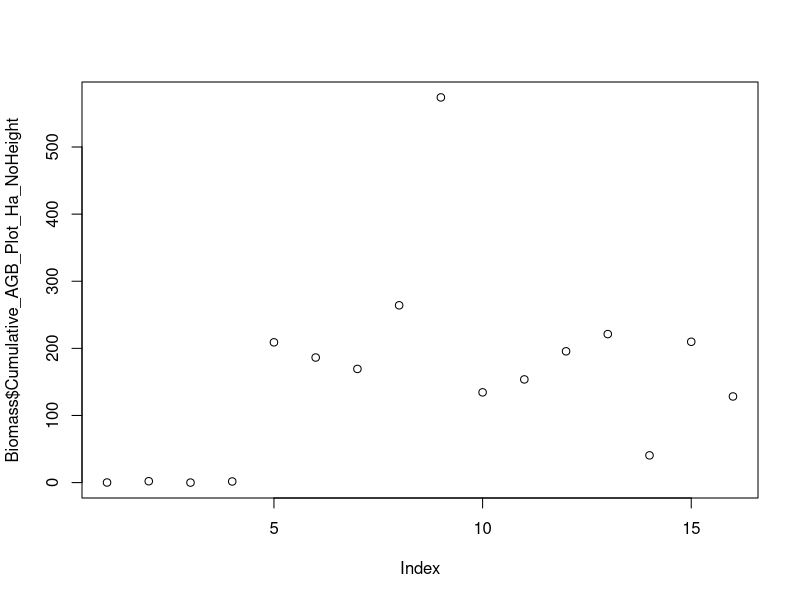

Write R code to recreate this figure. (Note: this script raises an error after producing the figure.)
#### Aboveground Biomass analysis without height ####
# Biomass analyses excluding the grassland
# Load the data (if not done before)
Biomass<-read.table("BiomassContributionClean.csv",h=T,sep=",")
# Remove the grassland
Biomass <- Biomass[Biomass$Landcovertype != "Grassland", ]
# Transform into factor
Biomass$Landcovertype<- factor(Biomass$Landcovertype , levels = c("2 years old", "10 years old", "24 years old", "Remnant"))
Biomass$Hill_Side<-as.factor(Biomass$Hill_Side)
# Check
summary(Biomass)
# Plot to visualise
plot(Biomass$Cumulative_AGB_Plot_Ha_NoHeight)
# Check the data variance
leveneTest(Biomass$Cumulative_AGB_Plot_Ha_NoHeight,Biomass$Landcovertype)
# In my case the data are homogeneous
# Check the data distribution
hist(Biomass$Cumulative_AGB_Plot_Ha_NoHeight)
# In my case they are positively skewed
# Transformation with sqrt (later the sqrt is good for the residuals. 
# Without transformation, they would not be normally distributed and scattered in the plot randomly).
hist(sqrt(Biomass$Cumulative_AGB_Plot_Ha_NoHeight))
# Check data normality
qqnorm(sqrt(Biomass$Cumulative_AGB_Plot_Ha_NoHeight))
shapiro.test(sqrt(Biomass$Cumulative_AGB_Plot_Ha_NoHeight))
# In my case they are normal from test and from the graph
# Check variance after transformation
leveneTest(sqrt(Biomass$Cumulative_AGB_Plot_Ha_NoHeight),Biomass$Landcovertype)
# Still homogeneous
# Zero are present for the grassland, and for one plot of the 2 years old plantation, but none of the landcover types has only zeros
# My data are paired in S and N, thus I will insert this as random effect. The elevation is highly correlated with the landcover, so that information
# is already present in the model.
# I fit the lmm(s) which considers REML
model_Biomass<-lmer(sqrt(Biomass$Cumulative_AGB_Plot_Ha_NoHeight)~Biomass$Landcover+Biomass$AP.mg_kg.+Biomass$pH_field +Biomass$C_N_Ratio+(1|Biomass$Hill_Side))
summary(model_Biomass)
# Drop the AP and CN ratio because not significant
model_Biomass2<-lmer(sqrt(Biomass$Cumulative_AGB_Plot_Ha_NoHeight)~Biomass$Landcover+Biomass$pH_field+ (1|Biomass$Hill_Side))
summary(model_Biomass2)
# models comparison
logLik(model_Biomass)
logLik(model_Biomass2)
AIC(model_Biomass,model_Biomass2)
anova(model_Biomass,model_Biomass2)
# From anova marginally significant is the difference among models
#check residuals
residuals_model2<-residuals(model_Biomass2)
plot(residuals_model2)
qqnorm(residuals_model2)
qqline(residuals_model2)
# In my case the residuals are ok, not clear patterns
# To implement pairwise comparisons
emms<-emmeans(model_Biomass2, pairwise ~ Landcover)
emms
# The significance do not change among 2-10-24-Remnant
# Back-transform
emms_backtransformed <- regrid(emms, transform = T,predict.type)
# Visualise the results
emms_backtransformed
# Including the p-value
pairs(emms_backtransformed)

# Biomass comparison with spatial model without grassland
# Load the data (if not done before)
Biomass <-read.table("BiomassContributionClean.csv",h=T,sep=",")
# Remove the grassland
Biomass <- Biomass[Biomass$Landcovertype != "Grassland", ]
# Transform into factor
Biomass$Landcovertype<- factor(Biomass$Landcovertype , levels = c("2 years old", "10 years old", "24 years old", "Remnant"))
Biomass$Hill_Side<-as.factor(Biomass$Hill_Side)
# Check
summary(Biomass)
# Exploration of the basic model
data.spatialCor.gls <- gls(sqrt(Cumulative_AGB_Plot_Ha_NoHeight) ~ Landcovertype+AP.mg_kg.+pH_field+C_N_Ratio, data=Biomass,
                           method = "REML")
plot(data.spatialCor.gls)
# Convert data to a spatial points data frame (SPDF). This is also the format required to implement the models
coordinates(Biomass) <- ~Long_ID + Lat_ID
# Implementation of variogram to understand the type of correlation
exp_variogram <- variogram(sqrt(Cumulative_AGB_Plot_Ha_NoHeight) ~ 1, Biomass)
plot(exp_variogram)
# Extract distance and gamma values
exp_variogram_data <- data.frame(distance = exp_variogram$dist, gamma = exp_variogram$gamma)
# Visualise
ggplot(exp_variogram_data, aes(x = distance, y = gamma)) +
  geom_point() +
  geom_line() +
  labs(x = "Lag (h)", y = "Semivariance") +
  theme_minimal()
# The gaussian structure seems to be the one that fits the best these points
# Implementation of the model considering the spatial correlation and the Gaussian structure
data.spatialCor.glsGaus <- gls(sqrt(Cumulative_AGB_Plot_Ha_NoHeight) ~ Landcovertype+AP.mg_kg.+pH_field+C_N_Ratio, data=Biomass,
                               correlation = corGaus(form = ~Long_ID + Lat_ID, nugget = TRUE),
                               method = "REML")
#Other models with different correlation structure to verify the selection of the one with the lowest AIC
data.spatialCor.glsExp <- gls(sqrt(Cumulative_AGB_Plot_Ha_NoHeight) ~ Landcovertype+AP.mg_kg.+pH_field+C_N_Ratio, data=Biomass,
                              correlation = corExp(form = ~Long_ID + Lat_ID, nugget = TRUE),
                              method = "REML")
data.spatialCor.glsLin <- gls(sqrt(Cumulative_AGB_Plot_Ha_NoHeight) ~ Landcovertype+AP.mg_kg.+pH_field+C_N_Ratio, data=Biomass,
                              correlation = corLin(form = ~Long_ID + Lat_ID, nugget = TRUE),
                              method = "REML")
data.spatialCor.glsRatio <- gls(sqrt(Cumulative_AGB_Plot_Ha_NoHeight) ~ Landcovertype+AP.mg_kg.+pH_field+C_N_Ratio, data=Biomass,
                                correlation = corRatio(form = ~Long_ID + Lat_ID, nugget = TRUE),
                                method = "REML")
data.spatialCor.glsSpher <- gls(sqrt(Cumulative_AGB_Plot_Ha_NoHeight) ~ Landcovertype+AP.mg_kg.+pH_field+C_N_Ratio, data=Biomass,
                                correlation = corSpher(form = ~Long_ID + Lat_ID, nugget = TRUE),
                                method = "REML")
# Evaluation through AIC
AIC(data.spatialCor.gls, data.spatialCor.glsExp,data.spatialCor.glsLin, data.spatialCor.glsGaus,
    data.spatialCor.glsRatio,data.spatialCor.glsSpher)
anova(data.spatialCor.gls,data.spatialCor.glsExp, data.spatialCor.glsGaus,
      data.spatialCor.glsRatio,data.spatialCor.glsSpher)
# Evaluate loglikelihood
logLik(data.spatialCor.gls)
logLik(data.spatialCor.glsExp)
logLik(data.spatialCor.glsLin)
logLik(data.spatialCor.glsGaus)
logLik(data.spatialCor.glsRatio)
logLik(data.spatialCor.glsSpher)

# Models without AP
# Exploration of the basic model
data.spatialCor.gls <- gls(sqrt(Cumulative_AGB_Plot_Ha_NoHeight) ~ Landcovertype+pH_field, data=Biomass,
                           method = "REML")
# Implementation of the model considering the spatial correlation and the Gaussian structure
data.spatialCor.glsGaus <- gls(sqrt(Cumulative_AGB_Plot_Ha_NoHeight) ~ Landcovertype+pH_field, data=Biomass,
                               correlation = corGaus(form = ~Long_ID + Lat_ID, nugget = TRUE),
                               method = "REML")
#Other models with different correlation structure to verify the selection of the one with the lowest AIC
data.spatialCor.glsExp <- gls(sqrt(Cumulative_AGB_Plot_Ha_NoHeight) ~ Landcovertype+pH_field, data=Biomass,
                              correlation = corExp(form = ~Long_ID + Lat_ID, nugget = TRUE),
                              method = "REML")
# Linear correlation not used because the model does not converge
# data.spatialCor.glsLin <- gls(sqrt(Cumulative_AGB_Plot_Ha_NoHeight) ~ Landcovertype+pH_field+C_N_Ratio, data=Biomass,
# correlation = corLin(form = ~Long_ID + Lat_ID, nugget = TRUE),
# method = "REML")
data.spatialCor.glsRatio <- gls(sqrt(Cumulative_AGB_Plot_Ha_NoHeight) ~ Landcovertype+pH_field, data=Biomass,
                                correlation = corRatio(form = ~Long_ID + Lat_ID, nugget = TRUE),
                                method = "REML")
data.spatialCor.glsSpher <- gls(sqrt(Cumulative_AGB_Plot_Ha_NoHeight) ~ Landcovertype+pH_field, data=Biomass,
                                correlation = corSpher(form = ~Long_ID + Lat_ID, nugget = TRUE),
                                method = "REML")
# Evaluation through AIC
AIC(data.spatialCor.gls,data.spatialCor.glsExp, data.spatialCor.glsGaus,
    data.spatialCor.glsRatio,data.spatialCor.glsSpher)
anova(data.spatialCor.gls,data.spatialCor.glsExp, data.spatialCor.glsGaus,
      data.spatialCor.glsRatio,data.spatialCor.glsSpher)
# Evaluate loglikelihood
logLik(data.spatialCor.gls)
logLik(data.spatialCor.glsExp)
logLik(data.spatialCor.glsGaus)
logLik(data.spatialCor.glsRatio)
logLik(data.spatialCor.glsSpher)
# Comparison of results between equally well-performing spatial models
emmsEXP<-emmeans(data.spatialCor.glsExp, specs = pairwise ~ Landcovertype,mode = "df.error")
emmsGAUS<-emmeans(data.spatialCor.glsGaus, specs = pairwise ~ Landcovertype,mode = "df.error")
emmsRATIO<-emmeans(data.spatialCor.glsRatio, specs = pairwise ~ Landcovertype,mode = "df.error")
emmsSPHER<-emmeans(data.spatialCor.glsSpher, specs = pairwise ~ Landcovertype,mode = "df.error")
# See the results
emmsEXP
emmsGAUS
emmsRATIO
emmsSPHER
# See the results in the original scale
# Back-transform the EMMs
emms_backtransformedEXP <- regrid(emmsEXP, transform = T,predict.type)
emms_backtransformedGAUS <- regrid(emmsGAUS, transform = T,predict.type)
emms_backtransformedRATIO <- regrid(emmsRATIO, transform = T,predict.type)
emms_backtransformedSPHER <- regrid(emmsSPHER, transform = T,predict.type)
# View the back-transformed EMMs and pairwise comparisons
emms_backtransformedEXP
emms_backtransformedGAUS
emms_backtransformedRATIO
emms_backtransformedSPHER
# All models selected agree with their results. Inspection of models residual plots for selection of the simplest
plot(data.spatialCor.glsExp)
plot(data.spatialCor.glsGaus)
#check residuals
residuals_modelExp<-residuals(data.spatialCor.glsExp)
residuals_modelGaus<-residuals(data.spatialCor.glsGaus)
plot(residuals_modelExp)
qqnorm(residuals_modelExp)
qqline(residuals_modelExp)
plot(residuals_modelGaus)
qqnorm(residuals_modelGaus)
qqline(residuals_modelGaus)
# General evaluation
summary(data.spatialCor.glsExp)
summary(data.spatialCor.glsGaus)
# Both equal. Selection of the exponential model given the variogram graph displaying a similar pattern to the exponential one.
# Values for C stock can be converted by multiplying the Biomass per 0.47. P-values remains the same

#### Aboveground Biomass analysis with height ####
# Biomass analyses excluding the grassland
# Load the data (if not done before)
Biomass<-read.table("BiomassContributionClean.csv",h=T,sep=",")
# Remove the grassland
Biomass <- Biomass[Biomass$Landcovertype != "Grassland", ]
# Transform into factor
Biomass$Landcovertype<- factor(Biomass$Landcovertype , levels = c("2 years old", "10 years old", "24 years old", "Remnant"))
Biomass$Hill_Side<-as.factor(Biomass$Hill_Side)
# Check
summary(Biomass)
# Plot to visualise
plot(Biomass$Cumulative_AGB_Plot_Ha)
# Check the data variance
leveneTest(Biomass$Cumulative_AGB_Plot_Ha,Biomass$Landcovertype)
# In my case the data are homogeneous
# Check the data distribution
hist(Biomass$Cumulative_AGB_Plot_Ha)
# In my case they are positively skewed
# Transformation with sqrt (later the sqrt is good for the residuals. 
# Without transformation, they would not be normally distributed and scattered in the plot randomly).
hist(sqrt(Biomass$Cumulative_AGB_Plot_Ha))
# Check data normality
qqnorm(sqrt(Biomass$Cumulative_AGB_Plot_Ha))
shapiro.test(sqrt(Biomass$Cumulative_AGB_Plot_Ha))
# In my case they are normal from test and from the graph
# Check variance after transformation
leveneTest(sqrt(Biomass$Cumulative_AGB_Plot_Ha),Biomass$Landcovertype)
# Still homogeneous
# Zero are present for the grassland, and for one plot of the 2 years old plantation, but none of the landcover types has only zeros
# My data are paired in S and N, thus I will insert this as random effect. The elevation is highly correlated with the landcover, so that information
# is already present in the model.
# I fit the lmm(s) which considers REML
model_Biomass<-lmer(sqrt(Biomass$Cumulative_AGB_Plot_Ha)~Biomass$Landcover+Biomass$AP.mg_kg.+Biomass$pH_field +Biomass$C_N_Ratio+(1|Biomass$Hill_Side))
summary(model_Biomass)
# Drop the AP and CN ratio because not significant
model_Biomass2<-lmer(sqrt(Biomass$Cumulative_AGB_Plot_Ha)~Biomass$Landcover+Biomass$pH_field +(1|Biomass$Hill_Side))
summary(model_Biomass2)
# models comparison
logLik(model_Biomass)
logLik(model_Biomass2)
AIC(model_Biomass,model_Biomass2)
anova(model_Biomass,model_Biomass2)
# From anova marginally significant is the difference among models
#check residuals
residuals_model2<-residuals(model_Biomass2)
plot(residuals_model2)
qqnorm(residuals_model2)
qqline(residuals_model2)
# In my case the residuals are ok, not clear patterns
# To implement pairwise comparisons
emms<-emmeans(model_Biomass2, pairwise ~ Landcover)
emms
# The significance do not change among 2-10-24-Remnant
# Back-transform
emms_backtransformed <- regrid(emms, transform = T,predict.type)
# Visualise the results
emms_backtransformed
# Including the p-value
pairs(emms_backtransformed)

# Biomass comparison with spatial model without grassland
# Load the data (if not done before)
Biomass <-read.table("BiomassContributionClean.csv",h=T,sep=",")
# Remove the grassland
Biomass <- Biomass[Biomass$Landcovertype != "Grassland", ]
# Transform into factor
Biomass$Landcovertype<- factor(Biomass$Landcovertype , levels = c("2 years old", "10 years old", "24 years old", "Remnant"))
Biomass$Hill_Side<-as.factor(Biomass$Hill_Side)
# Check
summary(Biomass)
# Exploration of the basic model
data.spatialCor.gls <- gls(sqrt(Cumulative_AGB_Plot_Ha) ~ Landcovertype+AP.mg_kg.+pH_field+C_N_Ratio, data=Biomass,
                           method = "REML")
plot(data.spatialCor.gls)
# Convert data to a spatial points data frame (SPDF). This is also the format required to implement the models
coordinates(Biomass) <- ~Long_ID + Lat_ID
# Implementation of variogram to understand the type of correlation
exp_variogram <- variogram(sqrt(Cumulative_AGB_Plot_Ha) ~ 1, Biomass)
plot(exp_variogram)
# Extract distance and gamma values
exp_variogram_data <- data.frame(distance = exp_variogram$dist, gamma = exp_variogram$gamma)
# Visualise
ggplot(exp_variogram_data, aes(x = distance, y = gamma)) +
  geom_point() +
  geom_line() +
  labs(x = "Lag (h)", y = "Semivariance") +
  theme_minimal()
# The gaussian structure seems to be the one that fits the best these points
# Implementation of the model considering the spatial correlation and the Gaussian structure
data.spatialCor.glsGaus <- gls(sqrt(Cumulative_AGB_Plot_Ha) ~ Landcovertype+AP.mg_kg.+pH_field+C_N_Ratio, data=Biomass,
                               correlation = corGaus(form = ~Long_ID + Lat_ID, nugget = TRUE),
                               method = "REML")
#Other models with different correlation structure to verify the selection of the one with the lowest AIC
data.spatialCor.glsExp <- gls(sqrt(Cumulative_AGB_Plot_Ha) ~ Landcovertype+AP.mg_kg.+pH_field+C_N_Ratio, data=Biomass,
                              correlation = corExp(form = ~Long_ID + Lat_ID, nugget = TRUE),
                              method = "REML")
data.spatialCor.glsLin <- gls(sqrt(Cumulative_AGB_Plot_Ha) ~ Landcovertype+AP.mg_kg.+pH_field+C_N_Ratio, data=Biomass,
                              correlation = corLin(form = ~Long_ID + Lat_ID, nugget = TRUE),
                              method = "REML")
data.spatialCor.glsRatio <- gls(sqrt(Cumulative_AGB_Plot_Ha) ~ Landcovertype+AP.mg_kg.+pH_field+C_N_Ratio, data=Biomass,
                                correlation = corRatio(form = ~Long_ID + Lat_ID, nugget = TRUE),
                                method = "REML")
data.spatialCor.glsSpher <- gls(sqrt(Cumulative_AGB_Plot_Ha) ~ Landcovertype+AP.mg_kg.+pH_field+C_N_Ratio, data=Biomass,
                                correlation = corSpher(form = ~Long_ID + Lat_ID, nugget = TRUE),
                                method = "REML")
# Evaluation through AIC
AIC(data.spatialCor.gls, data.spatialCor.glsExp,data.spatialCor.glsLin, data.spatialCor.glsGaus,
    data.spatialCor.glsRatio,data.spatialCor.glsSpher)
anova(data.spatialCor.gls,data.spatialCor.glsExp, data.spatialCor.glsGaus,
      data.spatialCor.glsRatio,data.spatialCor.glsSpher)
# Evaluate loglikelihood
logLik(data.spatialCor.gls)
logLik(data.spatialCor.glsExp)
logLik(data.spatialCor.glsLin)
logLik(data.spatialCor.glsGaus)
logLik(data.spatialCor.glsRatio)
logLik(data.spatialCor.glsSpher)

# Models without AP
# Exploration of the basic model
data.spatialCor.gls <- gls(sqrt(Cumulative_AGB_Plot_Ha) ~ Landcovertype+pH_field, data=Biomass,
                           method = "REML")
# Implementation of the model considering the spatial correlation and the Gaussian structure
data.spatialCor.glsGaus <- gls(sqrt(Cumulative_AGB_Plot_Ha) ~ Landcovertype+pH_field, data=Biomass,
                               correlation = corGaus(form = ~Long_ID + Lat_ID, nugget = TRUE),
                               method = "REML")
#Other models with different correlation structure to verify the selection of the one with the lowest AIC
data.spatialCor.glsExp <- gls(sqrt(Cumulative_AGB_Plot_Ha) ~ Landcovertype+pH_field, data=Biomass,
                              correlation = corExp(form = ~Long_ID + Lat_ID, nugget = TRUE),
                              method = "REML")
# Linear correlation not used because the model does not converge
# data.spatialCor.glsLin <- gls(sqrt(Cumulative_AGB_Plot_Ha) ~ Landcovertype+pH_field, data=Biomass,
# correlation = corLin(form = ~Long_ID + Lat_ID, nugget = TRUE),
# method = "REML")
data.spatialCor.glsRatio <- gls(sqrt(Cumulative_AGB_Plot_Ha) ~ Landcovertype+pH_field, data=Biomass,
                                correlation = corRatio(form = ~Long_ID + Lat_ID, nugget = TRUE),
                                method = "REML")
data.spatialCor.glsSpher <- gls(sqrt(Cumulative_AGB_Plot_Ha) ~ Landcovertype+pH_field, data=Biomass,
                                correlation = corSpher(form = ~Long_ID + Lat_ID, nugget = TRUE),
                                method = "REML")
# Evaluation through AIC
AIC(data.spatialCor.gls,data.spatialCor.glsExp, data.spatialCor.glsGaus,
    data.spatialCor.glsRatio,data.spatialCor.glsSpher)
anova(data.spatialCor.gls,data.spatialCor.glsExp, data.spatialCor.glsGaus,
      data.spatialCor.glsRatio,data.spatialCor.glsSpher)
# Evaluate loglikelihood
logLik(data.spatialCor.gls)
logLik(data.spatialCor.glsExp)
logLik(data.spatialCor.glsGaus)
logLik(data.spatialCor.glsRatio)
logLik(data.spatialCor.glsSpher)
# Comparison of results between equally well-performing spatial models
emmsEXP<-emmeans(data.spatialCor.glsExp, specs = pairwise ~ Landcovertype,mode = "df.error")
emmsGAUS<-emmeans(data.spatialCor.glsGaus, specs = pairwise ~ Landcovertype,mode = "df.error")
emmsRATIO<-emmeans(data.spatialCor.glsRatio, specs = pairwise ~ Landcovertype,mode = "df.error")
emmsSPHER<-emmeans(data.spatialCor.glsSpher, specs = pairwise ~ Landcovertype,mode = "df.error")
# See the results
emmsEXP
emmsGAUS
emmsRATIO
emmsSPHER
# See the results in the original scale
# Back-transform the EMMs
emms_backtransformedEXP <- regrid(emmsEXP, transform = T,predict.type)
emms_backtransformedGAUS <- regrid(emmsGAUS, transform = T,predict.type)
emms_backtransformedRATIO <- regrid(emmsRATIO, transform = T,predict.type)
emms_backtransformedSPHER <- regrid(emmsSPHER, transform = T,predict.type)
# View the back-transformed EMMs and pairwise comparisons
emms_backtransformedEXP
emms_backtransformedGAUS
emms_backtransformedRATIO
emms_backtransformedSPHER
# All models selected agree with their results. Inspection of models residual plots for selection of the simplest
plot(data.spatialCor.glsExp)
plot(data.spatialCor.glsGaus)
#check residuals
residuals_modelExp<-residuals(data.spatialCor.glsExp)
residuals_modelGaus<-residuals(data.spatialCor.glsGaus)
plot(residuals_modelExp)
qqnorm(residuals_modelExp)
qqline(residuals_modelExp)
plot(residuals_modelGaus)
qqnorm(residuals_modelGaus)
qqline(residuals_modelGaus)
# General evaluation
summary(data.spatialCor.glsExp)
summary(data.spatialCor.glsGaus)
# Both equal. Selection of the exponential model given the variogram graph displaying a similar pattern to the exponential one.
# The lmm model have a slightly higher AIC, and 1 less df in comparison to multiple well-performing spatial models
# Values for C stock can be converted by multiplying the Biomass per 0.47. P-values remains the same

#### Aboveground Biomass excluding dead trees with height ####
# Biomass analyses excluding the grassland
# Load the data (if not done before)
Biomass<-read.table("BiomassContributionNoDeadTrees.csv",h=T,sep=",")
# Remove the grassland
Biomass <- Biomass[Biomass$Landcovertype != "Grassland", ]
# Transform into factor
Biomass$Landcovertype<- factor(Biomass$Landcovertype , levels = c("2 years old", "10 years old", "24 years old", "Remnant"))
Biomass$Hill_Side<-as.factor(Biomass$Hill_Side)
# Check
summary(Biomass)
# Plot to visualise
plot(Biomass$Cumulative_AGB_Plot_Ha_NoDeadTrees)
# Check the data variance
leveneTest(Biomass$Cumulative_AGB_Plot_Ha_NoDeadTrees,Biomass$Landcovertype)
# In my case the data are homogeneous
# Check the data distribution
hist(Biomass$Cumulative_AGB_Plot_Ha_NoDeadTrees)
# In my case they are positively skewed
# Transformation with sqrt (later the sqrt is good for the residuals. 
# Without transformation, they would not be normally distributed and scattered in the plot randomly).
hist(sqrt(Biomass$Cumulative_AGB_Plot_Ha_NoDeadTrees))
# Check data normality
qqnorm(sqrt(Biomass$Cumulative_AGB_Plot_Ha_NoDeadTrees))
shapiro.test(sqrt(Biomass$Cumulative_AGB_Plot_Ha_NoDeadTrees))
# In my case they are normal from test and from the graph
# Check variance after transformation
leveneTest(sqrt(Biomass$Cumulative_AGB_Plot_Ha_NoDeadTrees),Biomass$Landcovertype)
# Still homogeneous
# Zero are present for the grassland, and for one plot of the 2 years old plantation, but none of the landcover types has only zeros
# My data are paired in S and N, thus I will insert this as random effect. The elevation is highly correlated with the landcover, so that information
# is already present in the model.
# I fit the lmm(s) which considers REML
model_Biomass<-lmer(sqrt(Biomass$Cumulative_AGB_Plot_Ha_NoDeadTrees)~Biomass$Landcover+Biomass$AP.mg_kg.+Biomass$pH_field +Biomass$C_N_Ratio+(1|Biomass$Hill_Side))
summary(model_Biomass)
# Drop the AP and CN ratio because not significant
model_Biomass2<-lmer(sqrt(Biomass$Cumulative_AGB_Plot_Ha_NoDeadTrees)~Biomass$Landcover+Biomass$pH_field +Biomass$C_N_Ratio+(1|Biomass$Hill_Side))
summary(model_Biomass2)
# models comparison
logLik(model_Biomass)
logLik(model_Biomass2)
AIC(model_Biomass,model_Biomass2)
anova(model_Biomass,model_Biomass2)
# From anova marginally significant is the difference among models
#check residuals
residuals_model2<-residuals(model_Biomass2)
plot(residuals_model2)
qqnorm(residuals_model2)
qqline(residuals_model2)
# In my case the residuals are ok, not clear patterns
# To implement pairwise comparisons
emms<-emmeans(model_Biomass2, pairwise ~ Landcover)
emms
# The significance do not change among 2-10-24-Remnant
# Back-transform
emms_backtransformed <- regrid(emms, transform = T,predict.type)
# Visualise the results
emms_backtransformed
# Including the p-value
pairs(emms_backtransformed)

# Biomass comparison with spatial model without grassland
# Load the data (if not done before)
Biomass <-read.table("BiomassContributionNoDeadTrees.csv",h=T,sep=",")
# Remove the grassland
Biomass <- Biomass[Biomass$Landcovertype != "Grassland", ]
# Transform into factor
Biomass$Landcovertype<- factor(Biomass$Landcovertype , levels = c("2 years old", "10 years old", "24 years old", "Remnant"))
Biomass$Hill_Side<-as.factor(Biomass$Hill_Side)
# Check
summary(Biomass)
# Exploration of the basic model
data.spatialCor.gls <- gls(sqrt(Cumulative_AGB_Plot_Ha_NoDeadTrees) ~ Landcovertype+AP.mg_kg.+pH_field+C_N_Ratio, data=Biomass,
                           method = "REML")
plot(data.spatialCor.gls)
# Convert data to a spatial points data frame (SPDF). This is also the format required to implement the models
coordinates(Biomass) <- ~Long_ID + Lat_ID
# Implementation of variogram to understand the type of correlation
exp_variogram <- variogram(sqrt(Cumulative_AGB_Plot_Ha_NoDeadTrees) ~ 1, Biomass)
plot(exp_variogram)
# Extract distance and gamma values
exp_variogram_data <- data.frame(distance = exp_variogram$dist, gamma = exp_variogram$gamma)
# Visualise
ggplot(exp_variogram_data, aes(x = distance, y = gamma)) +
  geom_point() +
  geom_line() +
  labs(x = "Lag (h)", y = "Semivariance") +
  theme_minimal()
# The gaussian structure seems to be the one that fits the best these points
# Implementation of the model considering the spatial correlation and the Gaussian structure
data.spatialCor.glsGaus <- gls(sqrt(Cumulative_AGB_Plot_Ha_NoDeadTrees) ~ Landcovertype+AP.mg_kg.+pH_field+C_N_Ratio, data=Biomass,
                               correlation = corGaus(form = ~Long_ID + Lat_ID, nugget = TRUE),
                               method = "REML")
#Other models with different correlation structure to verify the selection of the one with the lowest AIC
data.spatialCor.glsExp <- gls(sqrt(Cumulative_AGB_Plot_Ha_NoDeadTrees) ~ Landcovertype+AP.mg_kg.+pH_field+C_N_Ratio, data=Biomass,
                              correlation = corExp(form = ~Long_ID + Lat_ID, nugget = TRUE),
                              method = "REML")
data.spatialCor.glsLin <- gls(sqrt(Cumulative_AGB_Plot_Ha_NoDeadTrees) ~ Landcovertype+AP.mg_kg.+pH_field+C_N_Ratio, data=Biomass,
                              correlation = corLin(form = ~Long_ID + Lat_ID, nugget = TRUE),
                              method = "REML")
data.spatialCor.glsRatio <- gls(sqrt(Cumulative_AGB_Plot_Ha_NoDeadTrees) ~ Landcovertype+AP.mg_kg.+pH_field+C_N_Ratio, data=Biomass,
                                correlation = corRatio(form = ~Long_ID + Lat_ID, nugget = TRUE),
                                method = "REML")
data.spatialCor.glsSpher <- gls(sqrt(Cumulative_AGB_Plot_Ha_NoDeadTrees) ~ Landcovertype+AP.mg_kg.+pH_field+C_N_Ratio, data=Biomass,
                                correlation = corSpher(form = ~Long_ID + Lat_ID, nugget = TRUE),
                                method = "REML")
# Evaluation through AIC
AIC(data.spatialCor.gls, data.spatialCor.glsExp,data.spatialCor.glsLin, data.spatialCor.glsGaus,
    data.spatialCor.glsRatio,data.spatialCor.glsSpher)
anova(data.spatialCor.gls,data.spatialCor.glsExp, data.spatialCor.glsGaus,
      data.spatialCor.glsRatio,data.spatialCor.glsSpher)
# Evaluate loglikelihood
logLik(data.spatialCor.gls)
logLik(data.spatialCor.glsExp)
logLik(data.spatialCor.glsLin)
logLik(data.spatialCor.glsGaus)
logLik(data.spatialCor.glsRatio)
logLik(data.spatialCor.glsSpher)

# Models without AP
# Exploration of the basic model
data.spatialCor.gls <- gls(sqrt(Cumulative_AGB_Plot_Ha_NoDeadTrees) ~ Landcovertype+pH_field, data=Biomass,
                           method = "REML")
# Implementation of the model considering the spatial correlation and the Gaussian structure
data.spatialCor.glsGaus <- gls(sqrt(Cumulative_AGB_Plot_Ha_NoDeadTrees) ~ Landcovertype+pH_field, data=Biomass,
                               correlation = corGaus(form = ~Long_ID + Lat_ID, nugget = TRUE),
                               method = "REML")
#Other models with different correlation structure to verify the selection of the one with the lowest AIC
data.spatialCor.glsExp <- gls(sqrt(Cumulative_AGB_Plot_Ha_NoDeadTrees) ~ Landcovertype+pH_field, data=Biomass,
                              correlation = corExp(form = ~Long_ID + Lat_ID, nugget = TRUE),
                              method = "REML")
# Linear correlation not used because the model does not converge
# data.spatialCor.glsLin <- gls(sqrt(Cumulative_AGB_Plot_Ha) ~ Landcovertype+pH_field+C_N_Ratio, data=Biomass,
# correlation = corLin(form = ~Long_ID + Lat_ID, nugget = TRUE),
# method = "REML")
data.spatialCor.glsRatio <- gls(sqrt(Cumulative_AGB_Plot_Ha_NoDeadTrees) ~ Landcovertype+pH_field, data=Biomass,
                                correlation = corRatio(form = ~Long_ID + Lat_ID, nugget = TRUE),
                                method = "REML")
data.spatialCor.glsSpher <- gls(sqrt(Cumulative_AGB_Plot_Ha_NoDeadTrees) ~ Landcovertype+pH_field, data=Biomass,
                                correlation = corSpher(form = ~Long_ID + Lat_ID, nugget = TRUE),
                                method = "REML")
# Evaluation through AIC
AIC(data.spatialCor.gls,data.spatialCor.glsExp, data.spatialCor.glsGaus,
    data.spatialCor.glsRatio,data.spatialCor.glsSpher)
anova(data.spatialCor.gls,data.spatialCor.glsExp, data.spatialCor.glsGaus,
      data.spatialCor.glsRatio,data.spatialCor.glsSpher)
# Evaluate loglikelihood
logLik(data.spatialCor.gls)
logLik(data.spatialCor.glsExp)
logLik(data.spatialCor.glsGaus)
logLik(data.spatialCor.glsRatio)
logLik(data.spatialCor.glsSpher)
# Comparison of results between equally well-performing spatial models
emmsEXP<-emmeans(data.spatialCor.glsExp, specs = pairwise ~ Landcovertype,mode = "df.error")
emmsGAUS<-emmeans(data.spatialCor.glsGaus, specs = pairwise ~ Landcovertype,mode = "df.error")
emmsRATIO<-emmeans(data.spatialCor.glsRatio, specs = pairwise ~ Landcovertype,mode = "df.error")
emmsSPHER<-emmeans(data.spatialCor.glsSpher, specs = pairwise ~ Landcovertype,mode = "df.error")
# See the results
emmsEXP
emmsGAUS
emmsRATIO
emmsSPHER
# See the results in the original scale
# Back-transform the EMMs
emms_backtransformedEXP <- regrid(emmsEXP, transform = T,predict.type)
emms_backtransformedGAUS <- regrid(emmsGAUS, transform = T,predict.type)
emms_backtransformedRATIO <- regrid(emmsRATIO, transform = T,predict.type)
emms_backtransformedSPHER <- regrid(emmsSPHER, transform = T,predict.type)
# View the back-transformed EMMs and pairwise comparisons
emms_backtransformedEXP
emms_backtransformedGAUS
emms_backtransformedRATIO
emms_backtransformedSPHER
# All models selected agree with their results. Inspection of models residual plots for selection of the simplest
plot(data.spatialCor.glsExp)
plot(data.spatialCor.glsGaus)
#check residuals
residuals_modelExp<-residuals(data.spatialCor.glsExp)
residuals_modelGaus<-residuals(data.spatialCor.glsGaus)
plot(residuals_modelExp)
qqnorm(residuals_modelExp)
qqline(residuals_modelExp)
plot(residuals_modelGaus)
qqnorm(residuals_modelGaus)
qqline(residuals_modelGaus)
# General evaluation
summary(data.spatialCor.glsExp)
summary(data.spatialCor.glsGaus)
# Both equal. Selection of the exponential model given the variogram graph displaying a similar pattern to the exponential one.
# Values for C stock can be converted by multiplying the Biomass per 0.47. P-values remains the same

#### Aboveground Carbon Plots ####
# Load the dataset without converting it into spatial one
# Load the data (if not done before)
AGCarbonStock <-read.table("CarbonDistribution.csv",h=T,sep=",")
# Remove the grassland
AGCarbonStock <- AGCarbonStock[AGCarbonStock$Landcovertype != "Grassland", ]
# Transform into factor
AGCarbonStock$Landcovertype<- factor(AGCarbonStock$Landcovertype , levels = c("2 years old", "10 years old", "24 years old", "Remnant"))
AGCarbonStock$Hill_Side<-as.factor(AGCarbonStock$Hill_Side)
# Retrieve Tukey HSD results to see the significance and write the letters for the significance above the box plots
emmsEXP
# Write a vector with them
Letters<- c("A","B","B","B")
# Create a dataframe with them
BoxplotLetters <- data.frame(Landcovertype = unique(AGCarbonStock$Landcovertype), Letters = Letters)
# Check
BoxplotLetters
# Merge the data frames
AGCarbonStock <- merge(AGCarbonStock, BoxplotLetters, by = "Landcovertype")
# Calculate label y-positions above the boxplots
# Find the upper whisker for each boxplot
upper_whiskers <- aggregate(Cumulative_AGCarbon_Plot_Ha ~ Landcovertype, data = AGCarbonStock, FUN = function(x) boxplot.stats(x)$stats[5])
AGCarbonStock <- merge(AGCarbonStock, upper_whiskers, by = "Landcovertype", suffixes = c("", "_upper"))
#Calculate the position for the letters
AGCarbonStock$label_y <- AGCarbonStock$Cumulative_AGCarbon_Plot_Ha_upper + 20
# Plot default colors of ggplot to match with SOC plots
show_col(hue_pal()(5))
colori<-c("#A3A500","#00BF7D","#00B0F6","#E76BF3")
names(colori)<-levels(AGCarbonStock$Landcovertype)
ggplot(AGCarbonStock, aes(x = Landcovertype, y = Cumulative_AGCarbon_Plot_Ha)) +
  geom_boxplot(aes(fill = Landcovertype)) +
  geom_point(aes(fill = Landcovertype), cex = 2, alpha = 0.5, colour = "black", pch = 21, stroke = 1) +
  geom_text(aes(y = label_y, label = Letters), size = 5) +  # Use merged data, correct y, and Letters column
  labs(x = "Landcover", y = "Aboveground carbon t/ha") +
  theme_classic()+
  theme(axis.title.y = element_text(size=16))
